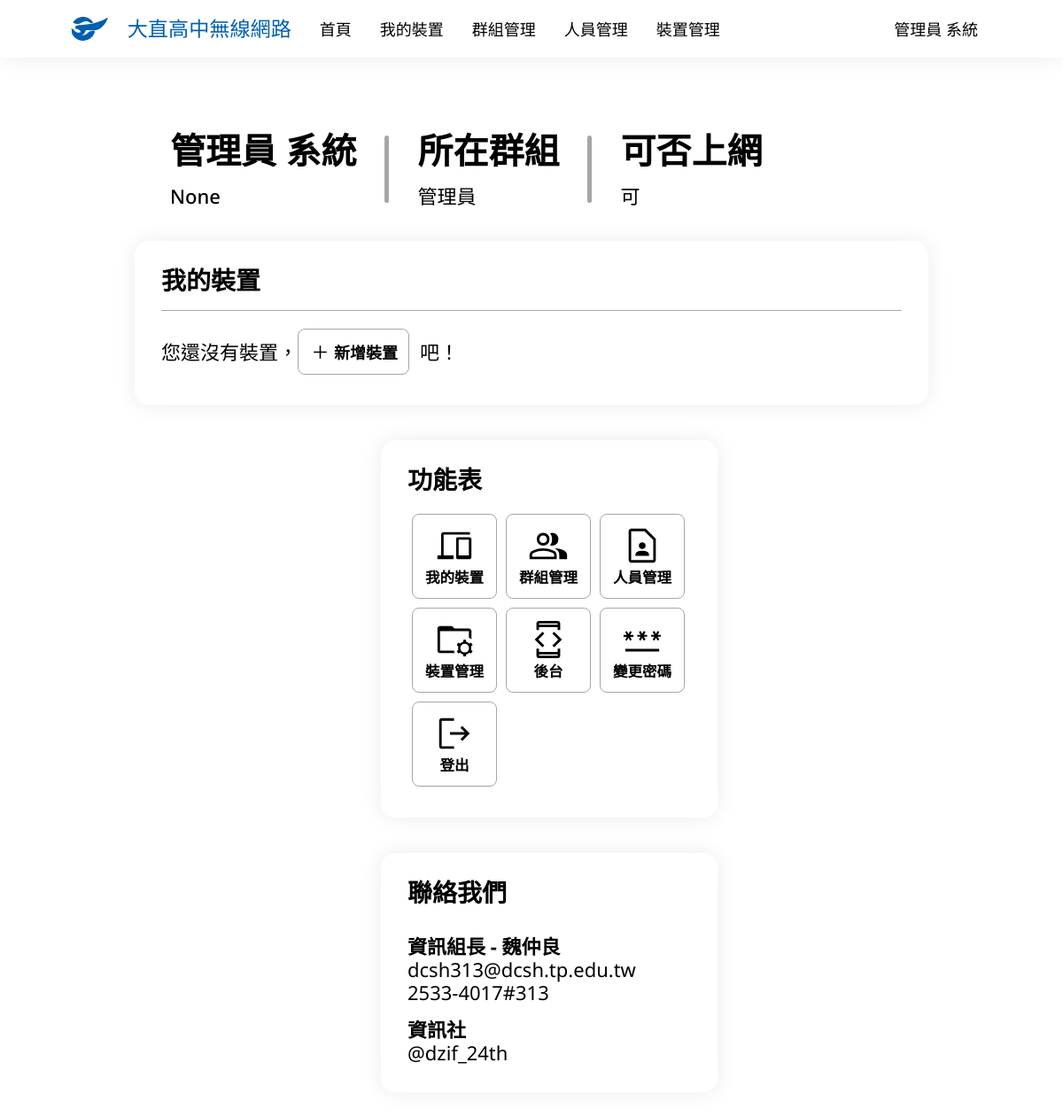
The app's page / (signed in) with its own data.
### main/models.py (models this page shows, shortened)
class UserInfo(models.Model):
    UserData = models.OneToOneField(User, verbose_name='身分', on_delete=models.CASCADE)
    USERTYPES = [
        (0, '管理員'),
        (1, '老師'),
        (2, '學生')
    ]
    UserType = models.IntegerField('使用者類別', choices=USERTYPES)
    Name = models.CharField('姓名', max_length=75)
    StuId = models.IntegerField('學號', default=0)
    Email = models.EmailField('Email', blank=True, null=True)
    GRADES = [
        (0, '無'),
        (7, '七年級'),
        (8, '八年級'),
        (9, '九年級'),
        (1, '高一'),
        (2, '高二'),
        (3, '高三')
    ]
    Grade = models.IntegerField('年級', choices=GRADES, default=0)
    Class = models.IntegerField('班級', default=0)
    SeatNumber = models.IntegerField('座號', default=0)
    Internet = models.BooleanField('可否上網', default=True)
    Note = models.TextField('備註', blank=True, null=True)
    def __str__(self):
        if self.UserType == 0:
            return f'管理員 {self.Name}'
        elif self.UserType == 1:
            return f'教師 {self.Name}'
        else:
            return f'{self.Grade}{self.Class:02d}{self.SeatNumber:02d} {self.Name}'

class Group(models.Model):
    Name = models.CharField('群組名稱', max_length=100)
    UserData = models.ManyToManyField(UserInfo, verbose_name="身分")
    Internet = models.BooleanField('可否上網', default=True)
    Note = models.TextField('備註', blank=True, null=True)

### main/views.py (the view)
# urls.py: path('', HomePage.as_view(), name='homepage'),
class HomePage(ListView):
    model=Device
    def get_context_data(self, **kwargs):
        context = super().get_context_data(**kwargs)
        if self.request.user.is_authenticated:
            context['now_user'] = UserInfo.objects.get(UserData=self.request.user)
            now_user_group = Group.objects.filter(UserData__UserData=self.request.user)
            if now_user_group.count() > 0:
                context['now_user_group'] = now_user_group[0].Name
            else:
                context['now_user_group'] = '無'
        else:
            context['now_user'] = ''
            context['now_user_group'] = '無'
        context['devices'] = Device.objects.select_related().all()
        return context
    def get_queryset(self):
        if self.request.user.is_authenticated:
            return Device.objects.filter(Owner__UserData=self.request.user)
        return super().get_queryset()
    template_name = 'homepage.html'

### templates/homepage.html (shortened to what this page needs)
{% extends 'base.html' %}
{% block body %}
{% if user.is_authenticated %}
    <div class="user-info">
        <div>
            <p>{{ now_user }}</p>
            <p>{{ now_user.Email }}</p>
        </div>
        <div class="spacer"></div>
        <div>
            <p>所在群組</p>
            <p>{{ now_user_group }}</p>
        </div>
        <div class="spacer"></div>
        <div>
            <p>可否上網</p>
            <p>{% if now_user.Internet %}可{% else %}否{% endif %}</p>
        </div>
    </div>
    <div class="container">
        <p class="title">我的裝置</p>
        <div class="hr"></div>
        {% if devices|length == 0 %}
            <p class="inline">
                您還沒有裝置，
                <a href="{% url 'device_create' %}">
                    <button class="rect-button button-ani">
                        <div class="icon icon-add"></div>
                        <p>新增裝置</p>
                    </button>
                </a>
                吧！
            </p>
        {% endif %}
    </div>
{% endif %}
{% endblock body %}

### templates/base.html (shortened to what this page needs)
{% load static %}
<!DOCTYPE html>
<html lang="zh-Hant-TW">
<head>
    <link rel="stylesheet" href="{% static 'css/style.css' %}">
</head>
<body>
    <nav>
        <ul class="navbar">
            <a href="{% url 'homepage' %}">
                <li>
                    <div class="logo">
                        <div></div>
                        <p>大直高中無線網路</p>
                    </div>
                </li>
            </a>
            <a href="{% url 'homepage' %}" class="nav-ani">
                <li>
                    <p id="homepage-button">首頁</p>
                </li>
            </a>
            {% if user.is_authenticated %}
                <a href="{% url 'device_managing' %}" class="nav-ani">
                    <li>
                        <p>我的裝置</p>
                    </li>
                </a>
                {% if perms.main.admin %}
                    <a href="{% url 'group_managing' %}" class="nav-ani">
                        <li>
                            <p>群組管理</p>
                        </li>
                    </a>
                    <a href="{% url 'user_managing' %}" class="nav-ani">
                        <li>
                            <p>人員管理</p>
                        </li>
                    </a>
                    <a href="{% url 'manage' %}" class="nav-ani">
                        <li>
                            <p>裝置管理</p>
                        </li>
                    </a>
                {% endif %}
                <li class="dropdown">
                    <a class="nav-ani">{{ now_user }}</a>
                </li>
            {% endif %}
        </ul>
    </nav>
    <div class="content">
        <div class="main">
            {% block body %}{% endblock body %}
        </div>
        <div class="side">
            <div class="container">
                <p class="title">功能表</p>
                <div class="function">
                    {% if user.is_authenticated %}
                        <a href="{% url 'device_managing' %}">
                            <button class="sqr-button button-ani">
                                <div class="icon icon-devices"></div>
                                <p>我的裝置</p>
                            </button>
                        </a>
                        {% if perms.main.admin %}
                            <a href="{% url 'group_managing' %}">
                                <button class="sqr-button button-ani">
                                    <div class="icon icon-group"></div>
                                    <p>群組管理</p>
                                </button>
                            </a>
                            <a href="{% url 'user_managing' %}">
                                <button class="sqr-button button-ani">
                                    <div class="icon icon-contact_page"></div>
                                    <p>人員管理</p>
                                </button>
                            </a>
                            <a href="{% url 'manage' %}">
                                <button class="sqr-button button-ani">
                                    <div class="icon icon-folder_managed"></div>
                                    <p>裝置管理</p>
                                </button>
                            </a>
                            <a href="{% url 'admin:index' %}">
                                <button class="sqr-button button-ani">
                                    <div class="icon icon-developer_mode"></div>
                                    <p>後台</p>
                                </button>
                            </a>
                        {% endif %}
                        <a href="{% url 'password' %}">
                            <button class="sqr-button button-ani">
                                <div class="icon icon-password"></div>
                                <p>變更密碼</p>
                            </button>
                        </a>
                        <a href="{% url 'logout' %}">
                            <button class="sqr-button button-ani">
                                <div class="icon icon-logout"></div>
                                <p>登出</p>
                            </button>
                        </a>
                    {% endif %}
                </div>
            </div>
            <div class="container">
                <p class="title">聯絡我們</p>
                <p class="inline-title">資訊組長 - 魏仲良</p>
                <p class="inline">dcsh313@dcsh.tp.edu.tw</p>
                <p class="inline">2533-4017#313</p>
                <p class="inline-title">資訊社</p>
                <p class="inline">@dzif_24th</p>
            </div>
        </div>
    </div>
</body>
</html>

### records on screen
UserInfo: UserType+Name "管理員 系統", Email "None"
Group: Name "管理員"
